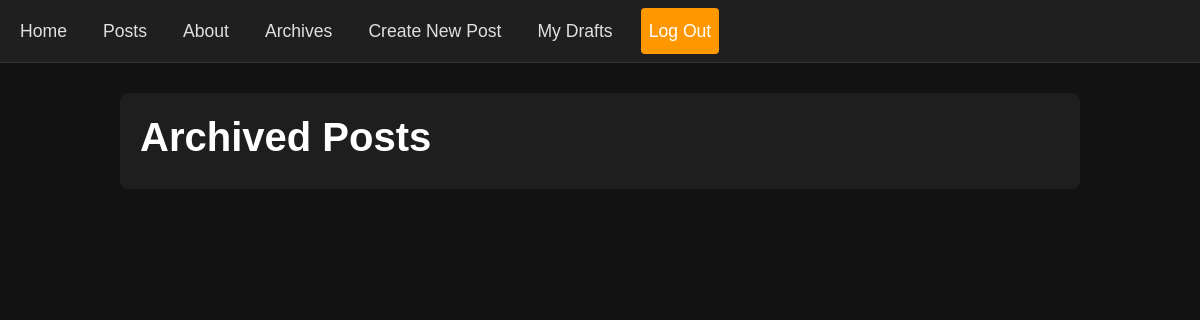
The app's page /posts/archived/ (signed in), older data.
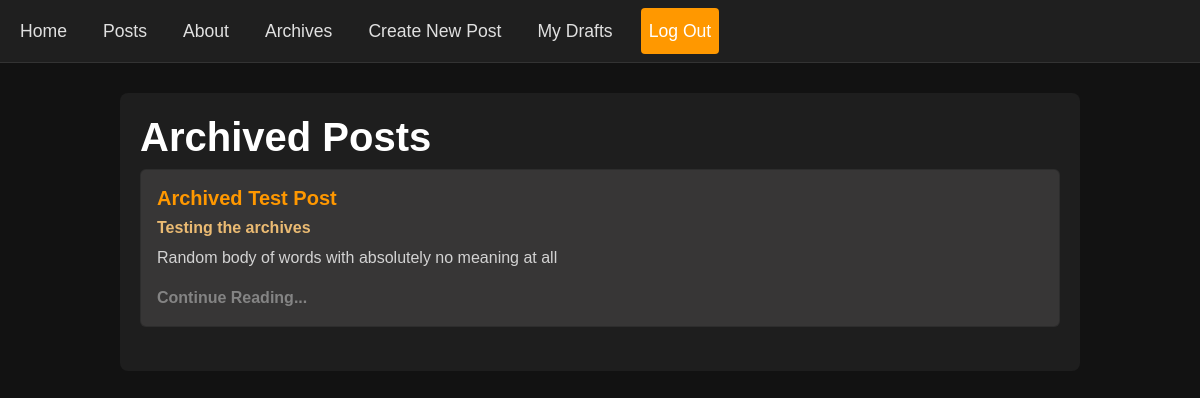
The same page, newer data.
### posts/models.py (models this page shows, shortened)
class Status(models.Model):
    name = models.CharField(max_length=128)
    description = models.CharField(max_length=256)

class Post(models.Model):
    title = models.CharField(max_length=128)
    subtitle = models.CharField(max_length=256)
    body = models.TextField()
    author = models.ForeignKey(
        get_user_model(),
        on_delete=models.CASCADE,
    )
    status = models.ForeignKey(
        Status,
        on_delete=models.CASCADE
    )
    created_on = models.DateTimeField(auto_now_add=True)

### posts/views.py (the view)
# urls.py: path("archived/", views.ArchivePostListView.as_view(), name='archive'),
class ArchivePostListView(LoginRequiredMixin, ListView):
    template_name = "posts/list.html"
    model = Post
    def get_context_data(self, **kwargs):
        context = super().get_context_data(**kwargs)
        archive = Status.objects.get(name="archived")
        context["title"] = "Archived"
        context["post_list"] = (
            Post.objects
            .filter(status=archive)
            .order_by("created_on").reverse()
        )
        return context

### templates/posts/list.html (shortened to what this page needs)
{% extends 'base.html' %}
{% load static %}
{% block content %}
<h1>{{ title }} Posts</h1>
{% for post in post_list %}
<div class="card">
    <div class="card-body">
        <h5 class="card-title">{{ post.title }}</h5>
        <h6 class="card-subtitle mb-2 mt-2 text-body-secondary">{{ post.subtitle }}</h6>
        <p class="card-text">{{ post.body|truncatechars:64 }}</p>
        <a href="{% url 'detail' post.id %}" class="nav-link">Continue Reading...</a>
    </div>
</div>
<br />
{% endfor %}
{% endblock content %}

### templates/base.html (shortened to what this page needs)
<!DOCTYPE html>
<html lang="en">
    <head>
        <link href="https://cdn.jsdelivr.net/npm/bootstrap@5.3.3/dist/css/bootstrap.min.css" rel="stylesheet"
>
        <link rel="stylesheet" href="/static/css/base.css">
    </head>
    <body>
        <nav class="navbar navbar-expand-lg bg-body-tertiary">
            <div class="container-fluid">
                <div class="collapse navbar-collapse" id="navbarNavAltMarkup">
                    <div class="navbar-nav">
                        <div class="navbar-links">
                            <a class="nav-link" href="{% url 'home' %}">Home</a>
                            <a class="nav-link" href="{% url 'list' %}">Posts</a>
                            <a class="nav-link" href="{% url 'about' %}">About</a>
                            <a class="nav-link" href="{% url 'archive' %}">Archives</a>
                        </div>
                        <div class="navbar-log-in" style="display: flex;">
                            {% if user.is_authenticated %}
                            <a class="nav-link" href="{% url 'new' %}">Create New Post</a>
                            <a class="nav-link" href="{% url 'drafts' %}">My Drafts</a>
                            <form action="{% url 'logout' %}" method="POST">
                                <input type="submit" class="nav-link" value="Log Out">
                            </form>
                            {% else %}
                            <a class="nav-link" href="{% url 'login' %}" style="background-color: #ff9800; color: #fff; border-radius: 5px">Log In</a>
                            <a class="nav-link" href="{% url 'signup' %}" style="background-color: #ff9800; color: #fff; border-radius: 5px">Sign Up</a>
                            {% endif %}
                        </div>
                    </div>
                </div>
            </div>
        </nav>
        <div class="container">
            {% block content %}{% endblock content %}
        </div>
    </body>
</html>

### static/css/base.css (style rules this page uses)
body { background-color: #121212; color: #E0E0E0; font-family: 'Arial', sans-serif; }
.navbar { background-color: #1f1f1f !important; border-bottom: 1px solid #333; }
.navbar-brand, .nav-link { color: #E0E0E0; margin-right: 20px; }
.navbar-nav { display: flex; }
.navbar-links { display: flex; }
.navbar-log-in { display: flex; }
.navbar-nav .nav-link { padding: 10px 15px; font-size: 1.1em; }
.container { max-width: 960px; margin: 30px auto; padding: 20px; background-color: #1e1e1e; border-radius: 8px; }
h1, h2, h3, h4, h5, h6 { color: #fff; font-weight: bold; }
p, ul, ol { color: #D3D3D3; }
input, select, textarea, button { background-color: #333; color: #fff; border: 1px solid #555; border-radius: 4px; padding: 10px; }
input[type="submit"], button { background-color: #ff9800; color: #fff; cursor: pointer; }
.card { background-color: #373636; color: #ff9800; }
.card-subtitle { color: #ebbb73 !important; }
.card-body a { text-decoration: none; font-weight: bold; color: #848484; }

Row changes from the older to the newer data that the page shows:
added Post: title "Archived Test Post", subtitle "Testing the archives", body "Random body of words with absolutely no meaning at all"
